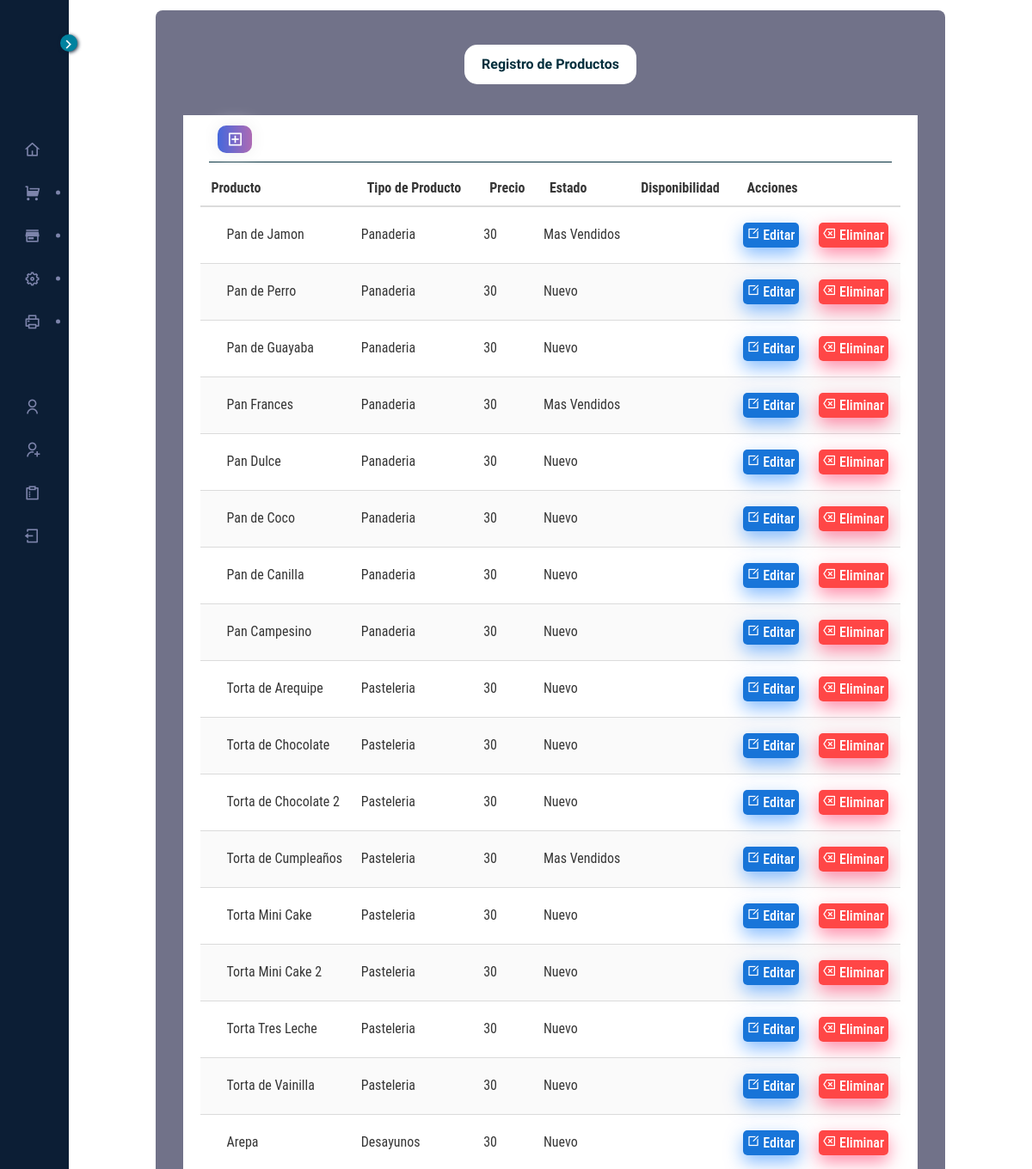
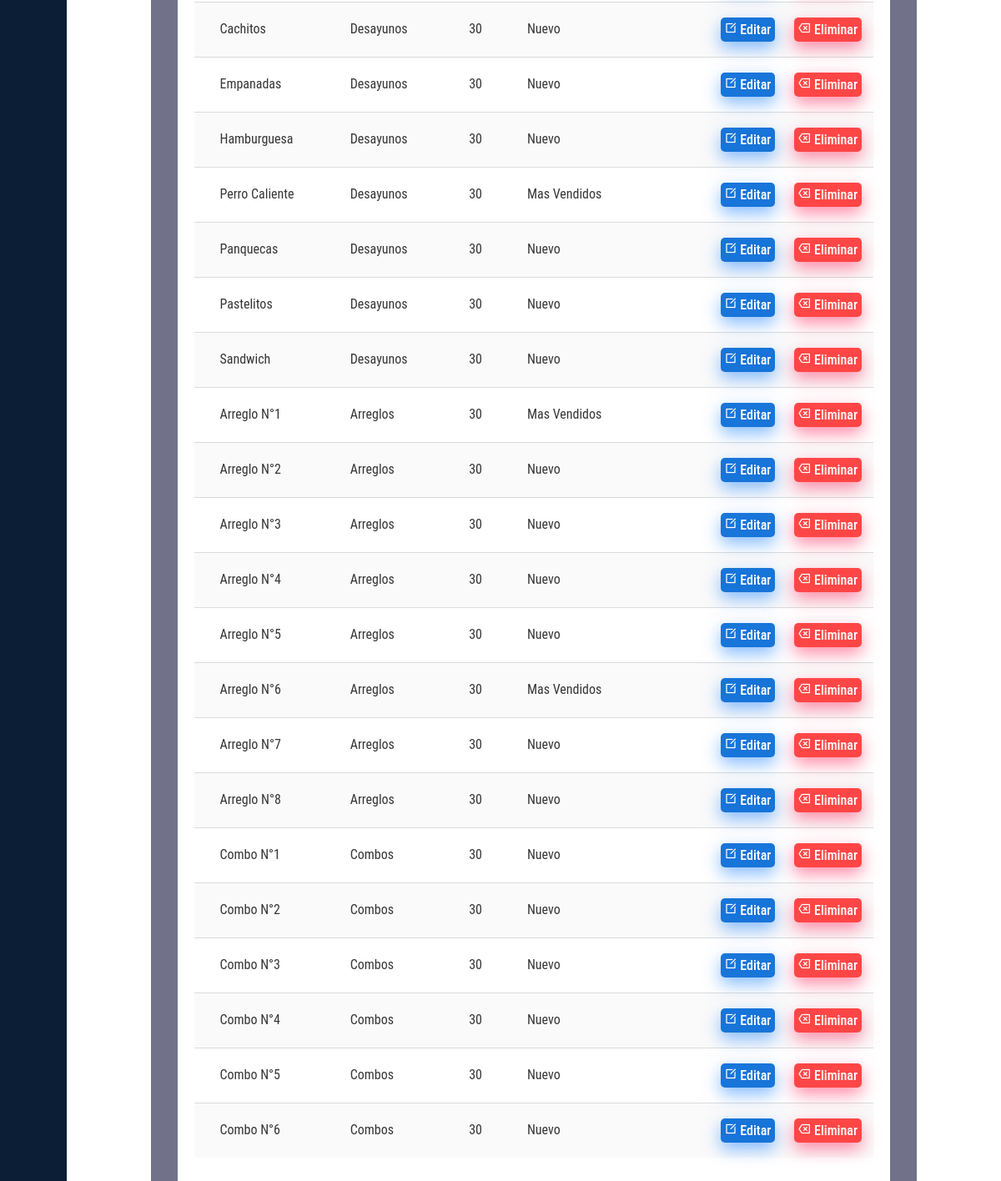
The app's page /productos.php (signed in) with its own data (2 pictures, top to bottom).
### tables this page shows
CREATE TABLE `productos` (
  `id` int(255) NOT NULL AUTO_INCREMENT,
  `producto` varchar(255) NOT NULL,
  `tipo_producto` varchar(255) NOT NULL,
  `precio` varchar(255) NOT NULL,
  `ubicacion` varchar(255) NOT NULL,
  `estado` varchar(255) NOT NULL,
  PRIMARY KEY (`id`)
);

### productos.php (the view, shortened to what this page needs)
<!DOCTYPE html>
<html lang="zxx">
<head>
    <link rel="stylesheet" href="css/bootstrap.min.css" type="text/css">
    <link rel="stylesheet" href="css/font-awesome.min.css" type="text/css">
    <link rel="stylesheet" href="css/elegant-icons.css" type="text/css">
    <link rel="stylesheet" href="css/nice-select.css" type="text/css">
    <link rel="stylesheet" href="css/jquery-ui.min.css" type="text/css">
    <link rel="stylesheet" href="css/owl.carousel.min.css" type="text/css">
    <link rel="stylesheet" href="css/slicknav.min.css" type="text/css">
    <link rel="stylesheet" href="css/style.css" type="text/css">
    <link rel="stylesheet" href="css/sidebarsystem.css" type="text/css">
    <link rel="stylesheet" href="css/layout.css">
    <link rel="stylesheet" href="css/remixicon.css">
    <link rel="stylesheet" href="css/tablastyle.css">
<link rel="stylesheet" type="text/css" href="DataTables/Bulma-0.9.2/css/bulma.min.css"/>
<link rel="stylesheet" type="text/css" href="DataTables/datatables.min.css"/>
<link rel="stylesheet" href="datatables/Responsive-2.2.9/css/responsive.foundation.min.css">
</head>
<body>
     <?php require('./layout/sidebarsystem.php')  ?>
      <div class="layout">
        <main class="content">
          <div class="contenedor2">
          <div class="container__section">
<p class="header__title">Registro de Productos </p>
<div class="container__section-table">
    <div class="datatable-header">
                    <div class="tools">
                        <ul>
                            <li>
                                <a href="productos2.php"><button><i class="ri-add-box-line"></i></button></a>
                            </li>
                        </ul>
                    </div>
                </div>
    <table id="myTable" class="table is-striped datatable" style="width: 100%;">
        <thead>
            <tr>
                <th>Producto</th>
                <th>Tipo de Producto</th>
                <th>Precio</th>
                <th>Estado</th>
                <th>Disponibilidad</th>
                <th>Acciones</th>
                <th></th>
            </tr>
        </thead>
        <tbody>
                <?php
                        $conexion=mysqli_connect('localhost','root','','delmary');
                        $sql="SELECT * FROM productos";
                        $result=mysqli_query($conexion,$sql);
                        while($mostrar=mysqli_fetch_array($result)){
                            $id = $mostrar['id'];
                            $producto = $mostrar['producto'];
                            $tipo_producto = $mostrar['tipo_producto'];
                            $precio = $mostrar['precio'];
                            $estado = $mostrar['estado'];
                            $disponibilidad = $mostrar['disponibilidad'];
                        ?>
            <tr>
                <td><?php echo $producto ?></td>
                <td><?php echo $tipo_producto ?></td>
                <td><?php echo $precio ?></td>
                <td><?php echo $estado ?></td>
                <td><?php echo $disponibilidad ?></td>
                <?php echo "<td><a href='productosedit.php?id=$id' class='edit'><i class='ri-edit-box-line'></i> Editar</a></td>";?>
                <?php echo "<td><a href='productosdelete.php?id=$id' class='drop'><i class='ri-delete-back-2-line'></i> Eliminar</a></td>";?>
            </tr>
<?php } ?>
        </tbody>
    </table>
</div>
</div>
</div>
            </div>
</body>
</html>

### css/style.css (style rules this page uses)
html, body { height: 100%; font-family: "Cairo", sans-serif; -webkit-font-smoothing: antialiased; font-smoothing: antialiased; }
h1, h2, h3, h4, h5, h6, { margin: 0; color: #111111; font-weight: 400; font-family: "Cairo", sans-serif; }
p { font-size: 16px; font-family: "Cairo", sans-serif; color: #6f6f6f; font-weight: 400; line-height: 26px; margin: 0 0 15px 0; }
ul, ol { padding: 0; margin: 0; }

### css/sidebarsystem.css (style rules this page uses)
:root { --font-color: rgb(68, 68, 68); --blank-color: #fff; --active-color: rgb(0, 255, 200); --primary-color: rgb(2, 46, 60); --secondary-color: rgb(48, 145, 140); --third-color: rgb(229, 255, 0); --transition-05: all 0.5s ease; --transition-03: all 0.3s ease; --input-select: rgba(0, 0, 0, 0.063); --input-select2: rgba(191, 186, 186, 0.08); }
.layout { z-index: 1; }
.layout .content { padding: 12px 50px; display: flex; flex-direction: column; }
* { box-sizing: border-box; }
body { margin: 0; height: 100vh; font-family: "Poppins", sans-serif; color: #3f4750; font-size: 0.9rem; background-image: url('../img/background.png'); overflow: hidden; }
a { text-decoration: none; }
.contenedor2 { margin: 0 auto; background-color: rgba(19, 20, 59, 0.6); width: 90%; height: auto; border-radius: 8px; }

### css/layout.css (style rules this page uses)
.layout { min-height: 100%; display: -webkit-box; display: -ms-flexbox; display: flex; -webkit-box-orient: vertical; -webkit-box-direction: normal; -ms-flex-direction: column; flex-direction: column; position: relative; -webkit-box-flex: 1; -ms-flex-positive: 1; flex-grow: 1; }
.layout .content { -webkit-box-flex: 1; -ms-flex-positive: 1; flex-grow: 1; }
.layout.fixed-sidebar .sidebar ~ .layout { height: 100%; overflow: auto; }

### css/tablastyle.css (style rules this page uses)
* { margin: 0; padding: 0; box-sizing: border-box; font-family: "Roboto Condensed", sans-serif; }
:root { --font-size1: 12px; --font-size2: 18px; --font-size3: 20px; --font-color: rgb(68, 68, 68); --blank-color: #fff; --active-color: rgb(0, 255, 200); --primary-color: rgb(2, 46, 60); --secondary-color: rgb(48, 145, 140); --secondary-color2: rgb(15, 44, 43); --third-color: rgb(232, 255, 22); --input-select: rgba(0, 0, 0, 0.063); --transition-05: all 0.5s ease; --transition-03: all 0.3s ease; }
.header__title { margin: 0 auto; text-align: center; font-weight: bold; background-color: #fff; padding: 10px 10px; width: 200px; color: rgb(2, 46, 60); border-radius: 15px; }
.container__section { padding: 40px 10px; width: 100%; box-sizing: border-box; display: flex; flex-direction: column; gap: 20px; }
.container__section .tools i { font-size: 20px; }
.datatable i { font-size: 32px; }
.container__section-table { background-color: var(--blank-color); color: var(--font-color); width: 95%; padding: 20px; margin: auto; box-sizing: border-box; font-size: var(--font-size1); }
.container__section-table .datatable { width: 100%; font-size: 16px; overflow-x: hidden; }
.datatable td { padding: 20px 5px !important; }
.datatable td:first-child { padding: 20px 5px 20px 30px !important; }
.datatable-header { display: flex; align-items: baseline; border-bottom: solid 1px var(--primary-color); padding: 12px; margin: 10px; }
.datatable-header .tools { width: 70%; }
.datatable-header .tools ul { margin: 0; padding: 0; display: flex; justify-content: start; align-items: baseline; }
.datatable-header .tools li { display: inline; text-transform: none; align-items: baseline; }
.datatable-header .tools ul li button { background-image: linear-gradient(to right, #4568DC 0%, #B06AB3 51%, #4568DC 100%); margin: -30px -5%; padding: 1px 10px; text-align: center; text-transform: uppercase; transition: 0.5s; background-size: 200% auto; color: white; box-shadow: 0 0 20px #eee; border-radius: 10px; display: block; border: none; font-size: 10px; }
.edit, .drop, .pdfview { border-radius: 5px; color: var(--blank-color); text-align: center; padding: 5px; margin: 2px; font-weight: 550; }
.edit { background-color: rgba(0, 103, 213, 0.907); color: var(--blank-color); -webkit-box-shadow: 0px 8px 20px 0px rgba(16, 123, 255, 0.5); box-shadow: 0px 8px 20px 0px rgba(16, 123, 255, 0.5); transition: var(--transition-03); }
.edit i { font-size: 15px; }
.drop { background-color: rgb(255, 70, 70); color: var(--blank-color); -webkit-box-shadow: 0px 8px 20px 0px rgba(255, 28, 85, 0.5); box-shadow: 0px 8px 20px 0px rgba(255, 28, 85, 0.5); }
.drop i { font-size: 15px; }

### records on screen
productos: producto "Pan de Jamon", tipo_producto "Panaderia", precio "30", estado "Mas Vendidos"
productos: producto "Pan de Perro", tipo_producto "Panaderia", precio "30", estado "Nuevo"
productos: producto "Pan de Guayaba", tipo_producto "Panaderia", precio "30", estado "Nuevo"
productos: producto "Pan Frances", tipo_producto "Panaderia", precio "30", estado "Mas Vendidos"
productos: producto "Pan Dulce", tipo_producto "Panaderia", precio "30", estado "Nuevo"
productos: producto "Pan de Coco", tipo_producto "Panaderia", precio "30", estado "Nuevo"
productos: producto "Pan de Canilla", tipo_producto "Panaderia", precio "30", estado "Nuevo"
productos: producto "Pan Campesino", tipo_producto "Panaderia", precio "30", estado "Nuevo"
productos: producto "Torta de Arequipe", tipo_producto "Pasteleria", precio "30", estado "Nuevo"
productos: producto "Torta de Chocolate", tipo_producto "Pasteleria", precio "30", estado "Nuevo"
productos: producto "Torta de Chocolate 2", tipo_producto "Pasteleria", precio "30", estado "Nuevo"
productos: producto "Torta de Cumpleaños", tipo_producto "Pasteleria", precio "30", estado "Mas Vendidos"
productos: producto "Torta Mini Cake", tipo_producto "Pasteleria", precio "30", estado "Nuevo"
productos: producto "Torta Mini Cake 2", tipo_producto "Pasteleria", precio "30", estado "Nuevo"
productos: producto "Torta Tres Leche", tipo_producto "Pasteleria", precio "30", estado "Nuevo"
productos: producto "Torta de Vainilla", tipo_producto "Pasteleria", precio "30", estado "Nuevo"
productos: producto "Arepa", tipo_producto "Desayunos", precio "30", estado "Nuevo"
productos: producto "Cachitos", tipo_producto "Desayunos", precio "30", estado "Nuevo"
productos: producto "Empanadas", tipo_producto "Desayunos", precio "30", estado "Nuevo"
productos: producto "Hamburguesa", tipo_producto "Desayunos", precio "30", estado "Nuevo"
productos: producto "Perro Caliente", tipo_producto "Desayunos", precio "30", estado "Mas Vendidos"
productos: producto "Panquecas", tipo_producto "Desayunos", precio "30", estado "Nuevo"
productos: producto "Pastelitos", tipo_producto "Desayunos", precio "30", estado "Nuevo"
productos: producto "Sandwich", tipo_producto "Desayunos", precio "30", estado "Nuevo"
productos: producto "Arreglo N°1", tipo_producto "Arreglos", precio "30", estado "Mas Vendidos"
productos: producto "Arreglo N°2", tipo_producto "Arreglos", precio "30", estado "Nuevo"
productos: producto "Arreglo N°3", tipo_producto "Arreglos", precio "30", estado "Nuevo"
productos: producto "Arreglo N°4", tipo_producto "Arreglos", precio "30", estado "Nuevo"
productos: producto "Arreglo N°5", tipo_producto "Arreglos", precio "30", estado "Nuevo"
productos: producto "Arreglo N°6", tipo_producto "Arreglos", precio "30", estado "Mas Vendidos"
productos: producto "Arreglo N°7", tipo_producto "Arreglos", precio "30", estado "Nuevo"
productos: producto "Arreglo N°8", tipo_producto "Arreglos", precio "30", estado "Nuevo"
productos: producto "Combo N°1", tipo_producto "Combos", precio "30", estado "Nuevo"
productos: producto "Combo N°2", tipo_producto "Combos", precio "30", estado "Nuevo"
productos: producto "Combo N°3", tipo_producto "Combos", precio "30", estado "Nuevo"
productos: producto "Combo N°4", tipo_producto "Combos", precio "30", estado "Nuevo"
productos: producto "Combo N°5", tipo_producto "Combos", precio "30", estado "Nuevo"
productos: producto "Combo N°6", tipo_producto "Combos", precio "30", estado "Nuevo"
